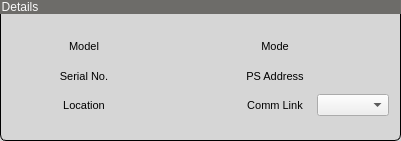
       <widget class="QGroupBox" name="groupBox_34">
        <property name="geometry">
         <rect>
          <x>10</x>
          <y>50</y>
          <width>401</width>
          <height>141</height>
         </rect>
        </property>
        <property name="styleSheet">
         <string notr="true">QGroupBox{
background: rgb(214, 214, 214);
border-style: solid;
border: 1px solid;
border-radius: 6px;
}
QGroupBox::title{
background: rgb(109, 108, 105);
color: rgb(250,250,250);
padding-right: 400px;
}</string>
        </property>
        <property name="title">
         <string>Details</string>
        </property>
        <property name="alignment">
         <set>Qt::AlignLeading|Qt::AlignLeft|Qt::AlignTop</set>
        </property>
        <property name="flat">
         <bool>false</bool>
        </property>
        <property name="checkable">
         <bool>false</bool>
        </property>
        <property name="checked">
         <bool>false</bool>
        </property>
        <layout class="QVBoxLayout" name="verticalLayout_32">
         <property name="topMargin">
          <number>20</number>
         </property>
         <item>
          <layout class="QGridLayout" name="gridLayout">
           <item row="0" column="3">
            <widget class="QLabel" name="label_5">
             <property name="font">
              <font>
               <pointsize>8</pointsize>
              </font>
             </property>
             <property name="text">
              <string>Mode</string>
             </property>
             <property name="alignment">
              <set>Qt::AlignCenter</set>
             </property>
            </widget>
           </item>
           <item row="0" column="4">
            <widget class="PyDMLabel" name="PyDMLabel_1">
             <property name="maximumSize">
              <size>
               <width>16777215</width>
               <height>24</height>
              </size>
             </property>
             <property name="font">
              <font>
               <pointsize>8</pointsize>
              </font>
             </property>
             <property name="styleSheet">
              <string notr="true">PyDMLabel[alarmSensitiveBorder=&quot;false&quot;]{
  border-color:rgb(176,176,176);
  border-width:2px;
  border-style:solid;
  background-color:rgb(176,176,176);
  color:rgb(0,0,0);
}PyDMLabel[alarmSensitiveBorder=&quot;true&quot;][alarmSeverity=&quot;0&quot;] {
  border-color:rgb(176,176,176);
  border-width:2px;
  border-style:solid;
  background-color:rgb(176,176,176);
  color:rgb(0,0,0);
}PyDMLabel[alarmSensitiveBorder=&quot;true&quot;][alarmSeverity=&quot;1&quot;] {
  border-color: rgb(255,192,0);
  border-width:2px;
  border-style:solid;
  background-color:rgb(176,176,176);
  color:rgb(0,0,0);
}PyDMLabel[alarmSensitiveBorder=&quot;true&quot;][alarmSeverity=&quot;2&quot;] {
  border-color: rgb(255,0,0);
  border-width:2px;
  border-style:solid;
  background-color:rgb(176,176,176);
  color:rgb(0,0,0);
}PyDMLabel[alarmSensitiveBorder=&quot;true&quot;][alarmSeverity=&quot;3&quot;] {
  border-color: rgb(192,0,255);
  border-width:2px;
  border-style:solid;
  background-color:rgb(176,176,176);
  color:rgb(0,0,0);
}PyDMLabel[alarmSensitiveBorder=&quot;true&quot;][alarmSeverity=&quot;4&quot;] {
  border-color: rgb(255,255,255);
  border-width:2px;
  border-style:solid;
  background-color:rgb(176,176,176);
  color:rgb(0,0,0);
}PyDMLineEdit[alarmSensitiveBorder=&quot;false&quot;]{
  border: 1px inset rgb(176,176,176);
  border-radius: 1px;
  background-color:rgb(176,176,176);
  color:rgb(0,0,0);
}PyDMLineEdit[alarmSensitiveBorder=&quot;true&quot;][alarmSeverity=&quot;0&quot;] {
  border: 1px inset rgb(176,176,176);
  border-radius: 1px;
  background-color:rgb(176,176,176);
  color:rgb(0,0,0);
}PyDMLineEdit[alarmSensitiveBorder=&quot;true&quot;][alarmSeverity=&quot;1&quot;] {
  border: 1px inset rgb(255,192,0);
  border-radius: 1px;
  background-color:rgb(176,176,176);
  color:rgb(0,0,0);
}PyDMLineEdit[alarmSensitiveBorder=&quot;true&quot;][alarmSeverity=&quot;2&quot;] {
  border: 1px inset rgb(255,0,0);
  border-radius: 1px;
  background-color:rgb(176,176,176);
  color:rgb(0,0,0);
}PyDMLineEdit[alarmSensitiveBorder=&quot;true&quot;][alarmSeverity=&quot;3&quot;] {
  border: 1px inset rgb(192,0,255);
  border-radius: 1px;
  background-color:rgb(176,176,176);
  color:rgb(0,0,0);
}PyDMLineEdit[alarmSensitiveBorder=&quot;true&quot;][alarmSeverity=&quot;4&quot;] {
  border: 1px inset rgb(255,255,255);
  border-radius: 1px;
  background-color:rgb(176,176,176);
  color:rgb(0,0,0);
}</string>
             </property>
             <property name="alignment">
              <set>Qt::AlignCenter</set>
             </property>
             <property name="alarmSensitiveContent" stdset="0">
              <bool>false</bool>
             </property>
             <property name="alarmSensitiveBorder" stdset="0">
              <bool>true</bool>
             </property>
             <property name="channel" stdset="0">
              <string>${PDEV}:Mode</string>
             </property>
             <property name="displayFormat" stdset="0">
              <enum>PyDMLabel::String</enum>
             </property>
            </widget>
           </item>
           <item row="1" column="0" colspan="2">
            <widget class="QLabel" name="label_30">
             <property name="font">
              <font>
               <pointsize>8</pointsize>
              </font>
             </property>
             <property name="text">
              <string>Serial No.</string>
             </property>
             <property name="alignment">
              <set>Qt::AlignCenter</set>
             </property>
            </widget>
           </item>
           <item row="1" column="2">
            <widget class="PyDMLabel" name="PyDMLabel_12">
             <property name="font">
              <font>
               <pointsize>8</pointsize>
              </font>
             </property>
             <property name="styleSheet">
              <string notr="true">PyDMLabel[alarmSensitiveBorder=&quot;false&quot;]{
  border-color:rgb(176,176,176);
  border-width:2px;
  border-style:solid;
  background-color:rgb(176,176,176);
  color:rgb(0,0,0);
}PyDMLabel[alarmSensitiveBorder=&quot;true&quot;][alarmSeverity=&quot;0&quot;] {
  border-color:rgb(176,176,176);
  border-width:2px;
  border-style:solid;
  background-color:rgb(176,176,176);
  color:rgb(0,0,0);
}PyDMLabel[alarmSensitiveBorder=&quot;true&quot;][alarmSeverity=&quot;1&quot;] {
  border-color: rgb(255,192,0);
  border-width:2px;
  border-style:solid;
  background-color:rgb(176,176,176);
  color:rgb(0,0,0);
}PyDMLabel[alarmSensitiveBorder=&quot;true&quot;][alarmSeverity=&quot;2&quot;] {
  border-color: rgb(255,0,0);
  border-width:2px;
  border-style:solid;
  background-color:rgb(176,176,176);
  color:rgb(0,0,0);
}PyDMLabel[alarmSensitiveBorder=&quot;true&quot;][alarmSeverity=&quot;3&quot;] {
  border-color: rgb(192,0,255);
  border-width:2px;
  border-style:solid;
  background-color:rgb(176,176,176);
  color:rgb(0,0,0);
}PyDMLabel[alarmSensitiveBorder=&quot;true&quot;][alarmSeverity=&quot;4&quot;] {
  border-color: rgb(255,255,255);
  border-width:2px;
  border-style:solid;
  background-color:rgb(176,176,176);
  color:rgb(0,0,0);
}PyDMLineEdit[alarmSensitiveBorder=&quot;false&quot;]{
  border: 1px inset rgb(176,176,176);
  border-radius: 1px;
  background-color:rgb(176,176,176);
  color:rgb(0,0,0);
}PyDMLineEdit[alarmSensitiveBorder=&quot;true&quot;][alarmSeverity=&quot;0&quot;] {
  border: 1px inset rgb(176,176,176);
  border-radius: 1px;
  background-color:rgb(176,176,176);
  color:rgb(0,0,0);
}PyDMLineEdit[alarmSensitiveBorder=&quot;true&quot;][alarmSeverity=&quot;1&quot;] {
  border: 1px inset rgb(255,192,0);
  border-radius: 1px;
  background-color:rgb(176,176,176);
  color:rgb(0,0,0);
}PyDMLineEdit[alarmSensitiveBorder=&quot;true&quot;][alarmSeverity=&quot;2&quot;] {
  border: 1px inset rgb(255,0,0);
  border-radius: 1px;
  background-color:rgb(176,176,176);
  color:rgb(0,0,0);
}PyDMLineEdit[alarmSensitiveBorder=&quot;true&quot;][alarmSeverity=&quot;3&quot;] {
  border: 1px inset rgb(192,0,255);
  border-radius: 1px;
  background-color:rgb(176,176,176);
  color:rgb(0,0,0);
}PyDMLineEdit[alarmSensitiveBorder=&quot;true&quot;][alarmSeverity=&quot;4&quot;] {
  border: 1px inset rgb(255,255,255);
  border-radius: 1px;
  background-color:rgb(176,176,176);
  color:rgb(0,0,0);
}</string>
             </property>
             <property name="alignment">
              <set>Qt::AlignCenter</set>
             </property>
             <property name="alarmSensitiveContent" stdset="0">
              <bool>false</bool>
             </property>
             <property name="alarmSensitiveBorder" stdset="0">
              <bool>false</bool>
             </property>
             <property name="channel" stdset="0">
              <string>${PDEV}:SerialNo</string>
             </property>
            </widget>
           </item>
           <item row="1" column="3">
            <widget class="QLabel" name="label_33">
             <property name="font">
              <font>
               <pointsize>8</pointsize>
              </font>
             </property>
             <property name="text">
              <string>PS Address</string>
             </property>
             <property name="alignment">
              <set>Qt::AlignCenter</set>
             </property>
            </widget>
           </item>
           <item row="1" column="4">
            <widget class="PyDMLabel" name="PyDMLabel_13">
             <property name="maximumSize">
              <size>
               <width>16777215</width>
               <height>24</height>
              </size>
             </property>
             <property name="font">
              <font>
               <pointsize>8</pointsize>
              </font>
             </property>
             <property name="styleSheet">
              <string notr="true">PyDMLabel[alarmSensitiveBorder=&quot;false&quot;]{
  border-color:rgb(176,176,176);
  border-width:2px;
  border-style:solid;
  background-color:rgb(176,176,176);
  color:rgb(0,0,0);
}PyDMLabel[alarmSensitiveBorder=&quot;true&quot;][alarmSeverity=&quot;0&quot;] {
  border-color:rgb(176,176,176);
  border-width:2px;
  border-style:solid;
  background-color:rgb(176,176,176);
  color:rgb(0,0,0);
}PyDMLabel[alarmSensitiveBorder=&quot;true&quot;][alarmSeverity=&quot;1&quot;] {
  border-color: rgb(255,192,0);
  border-width:2px;
  border-style:solid;
  background-color:rgb(176,176,176);
  color:rgb(0,0,0);
}PyDMLabel[alarmSensitiveBorder=&quot;true&quot;][alarmSeverity=&quot;2&quot;] {
  border-color: rgb(255,0,0);
  border-width:2px;
  border-style:solid;
  background-color:rgb(176,176,176);
  color:rgb(0,0,0);
}PyDMLabel[alarmSensitiveBorder=&quot;true&quot;][alarmSeverity=&quot;3&quot;] {
  border-color: rgb(192,0,255);
  border-width:2px;
  border-style:solid;
  background-color:rgb(176,176,176);
  color:rgb(0,0,0);
}PyDMLabel[alarmSensitiveBorder=&quot;true&quot;][alarmSeverity=&quot;4&quot;] {
  border-color: rgb(255,255,255);
  border-width:2px;
  border-style:solid;
  background-color:rgb(176,176,176);
  color:rgb(0,0,0);
}PyDMLineEdit[alarmSensitiveBorder=&quot;false&quot;]{
  border: 1px inset rgb(176,176,176);
  border-radius: 1px;
  background-color:rgb(176,176,176);
  color:rgb(0,0,0);
}PyDMLineEdit[alarmSensitiveBorder=&quot;true&quot;][alarmSeverity=&quot;0&quot;] {
  border: 1px inset rgb(176,176,176);
  border-radius: 1px;
  background-color:rgb(176,176,176);
  color:rgb(0,0,0);
}PyDMLineEdit[alarmSensitiveBorder=&quot;true&quot;][alarmSeverity=&quot;1&quot;] {
  border: 1px inset rgb(255,192,0);
  border-radius: 1px;
  background-color:rgb(176,176,176);
  color:rgb(0,0,0);
}PyDMLineEdit[alarmSensitiveBorder=&quot;true&quot;][alarmSeverity=&quot;2&quot;] {
  border: 1px inset rgb(255,0,0);
  border-radius: 1px;
  background-color:rgb(176,176,176);
  color:rgb(0,0,0);
}PyDMLineEdit[alarmSensitiveBorder=&quot;true&quot;][alarmSeverity=&quot;3&quot;] {
  border: 1px inset rgb(192,0,255);
  border-radius: 1px;
  background-color:rgb(176,176,176);
  color:rgb(0,0,0);
}PyDMLineEdit[alarmSensitiveBorder=&quot;true&quot;][alarmSeverity=&quot;4&quot;] {
  border: 1px inset rgb(255,255,255);
  border-radius: 1px;
  background-color:rgb(176,176,176);
  color:rgb(0,0,0);
}</string>
             </property>
             <property name="alignment">
              <set>Qt::AlignCenter</set>
             </property>
             <property name="alarmSensitiveContent" stdset="0">
              <bool>false</bool>
             </property>
             <property name="alarmSensitiveBorder" stdset="0">
              <bool>false</bool>
             </property>
             <property name="channel" stdset="0">
              <string>${PDEV}:Addr</string>
             </property>
             <property name="displayFormat" stdset="0">
              <enum>PyDMLabel::Decimal</enum>
             </property>
            </widget>
           </item>
           <item row="2" column="0" colspan="2">
            <widget class="QLabel" name="label_29">
             <property name="font">
              <font>
               <pointsize>8</pointsize>
              </font>
             </property>
             <property name="text">
              <string>Location</string>
             </property>
             <property name="alignment">
              <set>Qt::AlignCenter</set>
             </property>
            </widget>
           </item>
           <item row="2" column="2">
            <widget class="PyDMLabel" name="PyDMLabel_10">
             <property name="font">
              <font>
               <pointsize>8</pointsize>
              </font>
             </property>
             <property name="styleSheet">
              <string notr="true">PyDMLabel[alarmSensitiveBorder=&quot;false&quot;]{
  border-color:rgb(176,176,176);
  border-width:2px;
  border-style:solid;
  background-color:rgb(176,176,176);
  color:rgb(0,0,0);
}PyDMLabel[alarmSensitiveBorder=&quot;true&quot;][alarmSeverity=&quot;0&quot;] {
  border-color:rgb(176,176,176);
  border-width:2px;
  border-style:solid;
  background-color:rgb(176,176,176);
  color:rgb(0,0,0);
}PyDMLabel[alarmSensitiveBorder=&quot;true&quot;][alarmSeverity=&quot;1&quot;] {
  border-color: rgb(255,192,0);
  border-width:2px;
  border-style:solid;
  background-color:rgb(176,176,176);
  color:rgb(0,0,0);
}PyDMLabel[alarmSensitiveBorder=&quot;true&quot;][alarmSeverity=&quot;2&quot;] {
  border-color: rgb(255,0,0);
  border-width:2px;
  border-style:solid;
  background-color:rgb(176,176,176);
  color:rgb(0,0,0);
}PyDMLabel[alarmSensitiveBorder=&quot;true&quot;][alarmSeverity=&quot;3&quot;] {
  border-color: rgb(192,0,255);
  border-width:2px;
  border-style:solid;
  background-color:rgb(176,176,176);
  color:rgb(0,0,0);
}PyDMLabel[alarmSensitiveBorder=&quot;true&quot;][alarmSeverity=&quot;4&quot;] {
  border-color: rgb(255,255,255);
  border-width:2px;
  border-style:solid;
  background-color:rgb(176,176,176);
  color:rgb(0,0,0);
}PyDMLineEdit[alarmSensitiveBorder=&quot;false&quot;]{
  border: 1px inset rgb(176,176,176);
  border-radius: 1px;
  background-color:rgb(176,176,176);
  color:rgb(0,0,0);
}PyDMLineEdit[alarmSensitiveBorder=&quot;true&quot;][alarmSeverity=&quot;0&quot;] {
  border: 1px inset rgb(176,176,176);
  border-radius: 1px;
  background-color:rgb(176,176,176);
  color:rgb(0,0,0);
}PyDMLineEdit[alarmSensitiveBorder=&quot;true&quot;][alarmSeverity=&quot;1&quot;] {
  border: 1px inset rgb(255,192,0);
  border-radius: 1px;
  background-color:rgb(176,176,176);
  color:rgb(0,0,0);
}PyDMLineEdit[alarmSensitiveBorder=&quot;true&quot;][alarmSeverity=&quot;2&quot;] {
  border: 1px inset rgb(255,0,0);
  border-radius: 1px;
  background-color:rgb(176,176,176);
  color:rgb(0,0,0);
}PyDMLineEdit[alarmSensitiveBorder=&quot;true&quot;][alarmSeverity=&quot;3&quot;] {
  border: 1px inset rgb(192,0,255);
  border-radius: 1px;
  background-color:rgb(176,176,176);
  color:rgb(0,0,0);
}PyDMLineEdit[alarmSensitiveBorder=&quot;true&quot;][alarmSeverity=&quot;4&quot;] {
  border: 1px inset rgb(255,255,255);
  border-radius: 1px;
  background-color:rgb(176,176,176);
  color:rgb(0,0,0);
}</string>
             </property>
             <property name="alignment">
              <set>Qt::AlignCenter</set>
             </property>
             <property name="alarmSensitiveContent" stdset="0">
              <bool>false</bool>
             </property>
             <property name="alarmSensitiveBorder" stdset="0">
              <bool>false</bool>
             </property>
             <property name="channel" stdset="0">
              <string>${PDEV}:Location</string>
             </property>
            </widget>
           </item>
           <item row="2" column="3">
            <widget class="QLabel" name="label_8">
             <property name="font">
              <font>
               <pointsize>8</pointsize>
              </font>
             </property>
             <property name="text">
              <string>Comm Link</string>
             </property>
             <property name="alignment">
              <set>Qt::AlignCenter</set>
             </property>
            </widget>
           </item>
           <item row="2" column="4">
            <widget class="PyDMEnumComboBox" name="PyDMEnumComboBox_1">
             <property name="channel" stdset="0">
              <string>${PDEV}:CommLink</string>
             </property>
            </widget>
           </item>
           <item row="0" column="2">
            <widget class="PyDMLabel" name="PyDMLabel_11">
             <property name="font">
              <font>
               <pointsize>8</pointsize>
              </font>
             </property>
             <property name="styleSheet">
              <string notr="true">PyDMLabel[alarmSensitiveBorder=&quot;false&quot;]{
  border-color:rgb(176,176,176);
  border-width:2px;
  border-style:solid;
  background-color:rgb(176,176,176);
  color:rgb(0,0,0);
}PyDMLabel[alarmSensitiveBorder=&quot;true&quot;][alarmSeverity=&quot;0&quot;] {
  border-color:rgb(176,176,176);
  border-width:2px;
  border-style:solid;
  background-color:rgb(176,176,176);
  color:rgb(0,0,0);
}PyDMLabel[alarmSensitiveBorder=&quot;true&quot;][alarmSeverity=&quot;1&quot;] {
  border-color: rgb(255,192,0);
  border-width:2px;
  border-style:solid;
  background-color:rgb(176,176,176);
  color:rgb(0,0,0);
}PyDMLabel[alarmSensitiveBorder=&quot;true&quot;][alarmSeverity=&quot;2&quot;] {
  border-color: rgb(255,0,0);
  border-width:2px;
  border-style:solid;
  background-color:rgb(176,176,176);
  color:rgb(0,0,0);
}PyDMLabel[alarmSensitiveBorder=&quot;true&quot;][alarmSeverity=&quot;3&quot;] {
  border-color: rgb(192,0,255);
  border-width:2px;
  border-style:solid;
  background-color:rgb(176,176,176);
  color:rgb(0,0,0);
}PyDMLabel[alarmSensitiveBorder=&quot;true&quot;][alarmSeverity=&quot;4&quot;] {
  border-color: rgb(255,255,255);
  border-width:2px;
  border-style:solid;
  background-color:rgb(176,176,176);
  color:rgb(0,0,0);
}PyDMLineEdit[alarmSensitiveBorder=&quot;false&quot;]{
  border: 1px inset rgb(176,176,176);
  border-radius: 1px;
  background-color:rgb(176,176,176);
  color:rgb(0,0,0);
}PyDMLineEdit[alarmSensitiveBorder=&quot;true&quot;][alarmSeverity=&quot;0&quot;] {
  border: 1px inset rgb(176,176,176);
  border-radius: 1px;
  background-color:rgb(176,176,176);
  color:rgb(0,0,0);
}PyDMLineEdit[alarmSensitiveBorder=&quot;true&quot;][alarmSeverity=&quot;1&quot;] {
  border: 1px inset rgb(255,192,0);
  border-radius: 1px;
  background-color:rgb(176,176,176);
  color:rgb(0,0,0);
}PyDMLineEdit[alarmSensitiveBorder=&quot;true&quot;][alarmSeverity=&quot;2&quot;] {
  border: 1px inset rgb(255,0,0);
  border-radius: 1px;
  background-color:rgb(176,176,176);
  color:rgb(0,0,0);
}PyDMLineEdit[alarmSensitiveBorder=&quot;true&quot;][alarmSeverity=&quot;3&quot;] {
  border: 1px inset rgb(192,0,255);
  border-radius: 1px;
  background-color:rgb(176,176,176);
  color:rgb(0,0,0);
}PyDMLineEdit[alarmSensitiveBorder=&quot;true&quot;][alarmSeverity=&quot;4&quot;] {
  border: 1px inset rgb(255,255,255);
  border-radius: 1px;
  background-color:rgb(176,176,176);
  color:rgb(0,0,0);
}</string>
             </property>
             <property name="alignment">
              <set>Qt::AlignCenter</set>
             </property>
             <property name="alarmSensitiveContent" stdset="0">
              <bool>false</bool>
             </property>
             <property name="alarmSensitiveBorder" stdset="0">
              <bool>false</bool>
             </property>
             <property name="channel" stdset="0">
              <string>${PDEV}:IDN</string>
             </property>
            </widget>
           </item>
           <item row="0" column="0" colspan="2">
            <widget class="QLabel" name="label_7">
             <property name="font">
              <font>
               <pointsize>8</pointsize>
              </font>
             </property>
             <property name="text">
              <string>Model</string>
             </property>
             <property name="alignment">
              <set>Qt::AlignCenter</set>
             </property>
            </widget>
           </item>
          </layout>
         </item>
        </layout>
       </widget>
